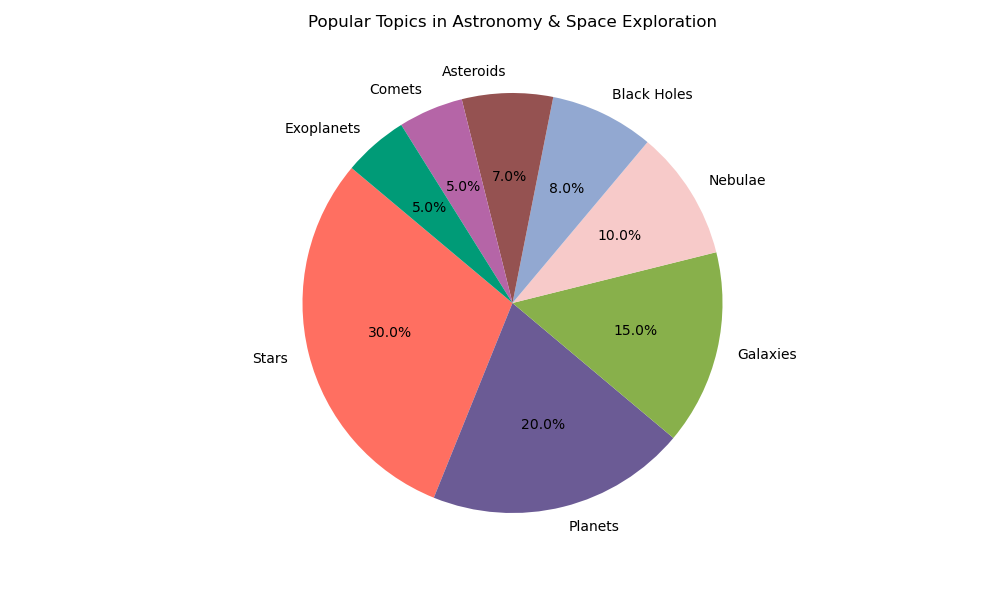

Write the Python code that produced this figure.

import matplotlib.pyplot as plt

# Data to plot
labels = ['Stars', 'Planets', 'Galaxies', 'Nebulae', 'Black Holes', 'Asteroids', 'Comets', 'Exoplanets']
sizes = [30, 20, 15, 10, 8, 7, 5, 5]
colors = ['#FF6F61', '#6B5B95', '#88B04B', '#F7CAC9', '#92A8D1', '#955251', '#B565A7', '#009B77']

# Create pie chart
plt.figure(figsize=(10, 6))
plt.pie(sizes, labels=labels, colors=colors, autopct='%1.1f%%', startangle=140)

# Title
plt.title('Popular Topics in Astronomy & Space Exploration', y=1.08)

# Display the chart
plt.axis('equal')  # Equal aspect ratio ensures that pie is drawn as a circle.
plt.show()
